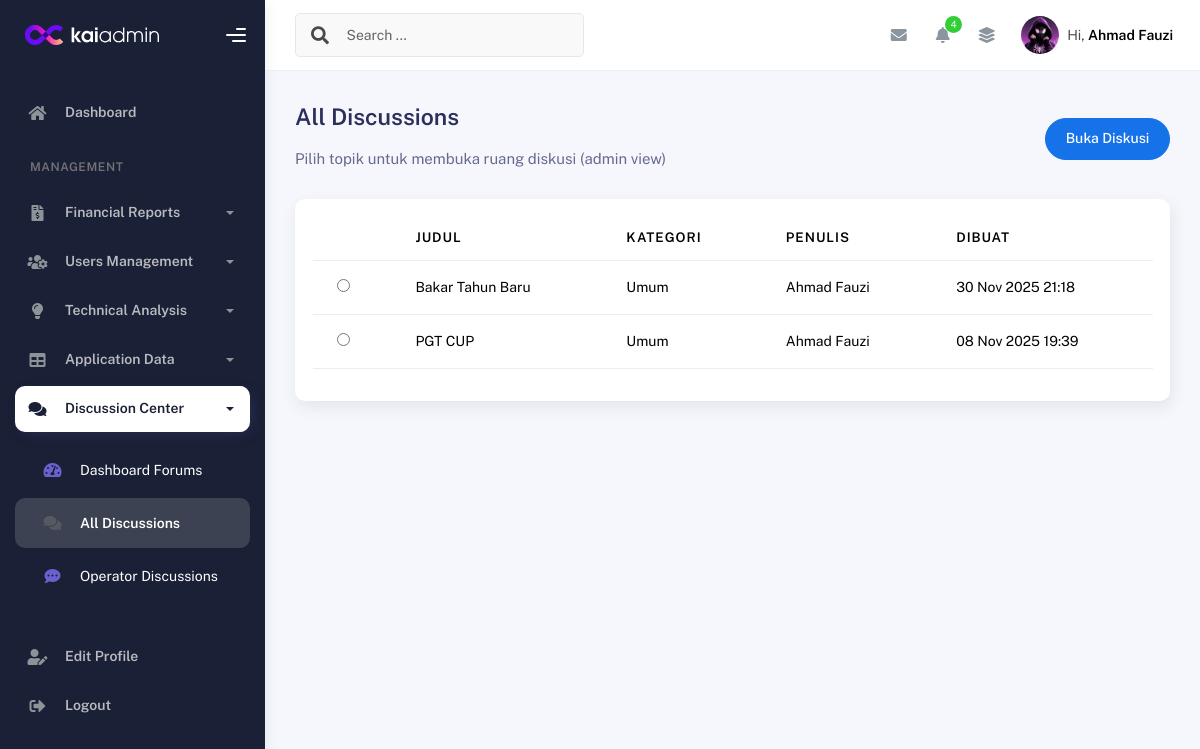
Screenshot of /admin/all_discussions.php (signed in) with the database file from the repository.
### tables this page shows
CREATE TABLE `discussion_topics` (
  `id` int NOT NULL,
  `user_id` int NOT NULL,
  `category_id` int NOT NULL,
  `title` varchar(255) NOT NULL,
  `content` text NOT NULL,
  `is_pinned` tinyint(1) DEFAULT '0',
  `created_at` timestamp NULL DEFAULT CURRENT_TIMESTAMP,
  `updated_at` timestamp NULL DEFAULT CURRENT_TIMESTAMP ON UPDATE CURRENT_TIMESTAMP
);

CREATE TABLE `discussion_categories` (
  `id` int NOT NULL,
  `name` varchar(50) NOT NULL,
  `description` text,
  `created_at` timestamp NULL DEFAULT CURRENT_TIMESTAMP,
  `updated_at` timestamp NULL DEFAULT CURRENT_TIMESTAMP ON UPDATE CURRENT_TIMESTAMP
);

CREATE TABLE `user` (
  `id_user` int NOT NULL,
  `nama_lengkap` varchar(100) NOT NULL,
  `username` varchar(50) NOT NULL,
  `password` varchar(255) NOT NULL,
  `role` enum('admin','operator','user') NOT NULL,
  `status` enum('aktif','nonaktif') DEFAULT 'aktif',
  `profile_picture` varchar(255) DEFAULT NULL,
  `created_at` timestamp NULL DEFAULT CURRENT_TIMESTAMP,
  `background_picture` varchar(255) DEFAULT NULL
);

### admin/all_discussions.php (the view, shortened to what this page needs)
<?php
include '../config/database.php';
$query_topics = "SELECT dt.id, dt.title, dt.created_at, u.nama_lengkap AS author_name, dc.name AS category_name
                 FROM discussion_topics dt
                 JOIN user u ON dt.user_id = u.id_user
                 JOIN discussion_categories dc ON dt.category_id = dc.id
                 ORDER BY dt.is_pinned DESC, dt.created_at DESC";
$result = mysqli_query($conn, $query_topics);
$topics = [];
if ($result) {
    while ($row = mysqli_fetch_assoc($result)) $topics[] = $row;
}
?>
<!DOCTYPE html>
<html lang="en">
<head>
    <link rel="stylesheet" href="../assets/css/bootstrap.min.css" />
    <link rel="stylesheet" href="../assets/css/plugins.min.css" />
    <link rel="stylesheet" href="../assets/css/kaiadmin.min.css" />
</head>
<body>
    <div class="wrapper">
        <?php include 'layout_admin/sidebar.php'; ?>
        <div class="main-panel">
            <div class="main-header">
                <?php include 'layout_admin/navbar.php'; ?>
            </div>
            <div class="container">
                <div class="page-inner">
                    <div class="d-flex align-items-left align-items-md-center flex-column flex-md-row pt-2 pb-4">
                        <div>
                            <h3 class="fw-bold mb-3">All Discussions</h3>
                            <h6 class="op-7 mb-2">Pilih topik untuk membuka ruang diskusi (admin view)</h6>
                        </div>
                        <div class="ms-md-auto py-2 py-md-0">
                            <button id="openDiscussionBtn" class="btn btn-primary btn-round">Buka Diskusi</button>
                        </div>
                    </div>
                    <div class="card">
                        <div class="card-body">
                            <?php if (empty($topics)): ?>
                                <p>Tidak ada topik diskusi.</p>
                            <?php else: ?>
                                <div class="table-responsive">
                                    <table class="table table-hover">
                                        <thead>
                                            <tr>
                                                <th></th>
                                                <th>Judul</th>
                                                <th>Kategori</th>
                                                <th>Penulis</th>
                                                <th>Dibuat</th>
                                            </tr>
                                        </thead>
                                        <tbody>
                                            <?php foreach ($topics as $t): ?>
                                                <tr class="topic-row" data-id="<?= htmlspecialchars($t['id']) ?>">
                                                    <td><input type="radio" name="selected_topic" value="<?= htmlspecialchars($t['id']) ?>"></td>
                                                    <td><?= htmlspecialchars($t['title']) ?></td>
                                                    <td><?= htmlspecialchars($t['category_name']) ?></td>
                                                    <td><?= htmlspecialchars($t['author_name']) ?></td>
                                                    <td><?= date('d M Y H:i', strtotime($t['created_at'])) ?></td>
                                                </tr>
                                            <?php endforeach; ?>
                                        </tbody>
                                    </table>
                                </div>
                            <?php endif; ?>
                        </div>
                    </div>
                </div>
            </div>
            <?php include 'layout_admin/footer.php'; ?>
        </div>
    </div>
</body>
</html>

### admin/all_discussions.php (style rules this page uses)
.topic-row { cursor: pointer; }

### admin/layout_admin/footer.php (style rules this page uses)
.main-panel { display: flex; flex-direction: column; min-height: 100vh; }
.main-panel>.container, .main-panel>.page-inner, .main-panel>.main-content { flex: 1 0 auto; }

### rows the page displays
discussion_topics: title "Bakar Tahun Baru", category.name "Umum", user.nama_lengkap "Ahmad Fauzi", created_at "30 Nov 2025 21:18"
discussion_topics: title "PGT CUP", category.name "Umum", user.nama_lengkap "Ahmad Fauzi", created_at "08 Nov 2025 19:39"

### other values shown
$display_name "Ahmad Fauzi"
